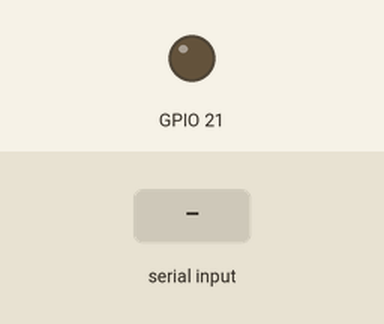
A program run on a simulated Raspberry Pi (BCM pin numbers). On the bench: output pins drawn as LEDs (lit = HIGH). Dashed ring = blinking. Inputs (shaded band) come from the test bench. What the program prints to the terminal is not drawn.

Above: at 1.2 s.
1.3 s: "blink" typed at the terminal, then Enter
At 1.45 s:
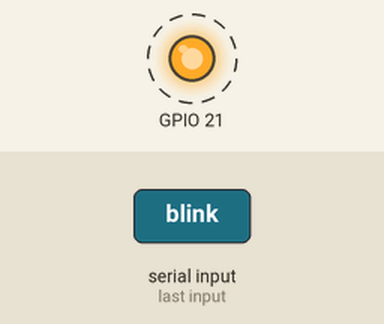
4.3 s: "fade" typed at the terminal, then Enter
7.3 s: "on" typed at the terminal, then Enter
At 8.2 s:
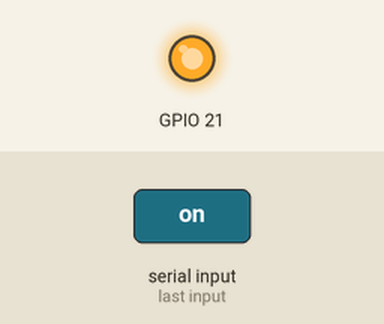
Timing chart, 0 to 10.3 s (numbered marks = the images above; inputs shaded):
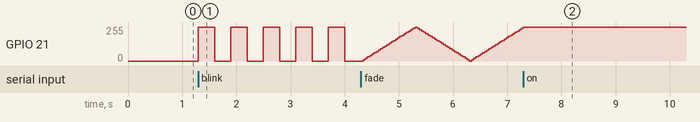

The program:

led_test.py
```python
#!/usr/bin/env python3
"""LED 배선 확인용 대화형 테스트

blink.py 로 안 될 때, 배선 문제인지 코드 문제인지 가르기 위한 도구.
켜기/끄기를 수동으로 시켜보고 눈으로 확인한다.

실행:
    python3 led_test.py              # BCM 21
    python3 led_test.py --pin 24
"""

import argparse

from gpiozero import LED, PWMLED


def main() -> None:
    parser = argparse.ArgumentParser(description="LED 배선 확인")
    parser.add_argument("--pin", type=int, default=21, help="BCM 핀 번호")
    args = parser.parse_args()

    print(f"BCM {args.pin}번 LED 테스트")
    print("명령: on / off / blink / fade / q(종료)\n")

    led = LED(args.pin)
    pwm = None      # fade 를 쓸 때만 만든다 (LED 와 동시에 못 잡는다)

    while True:
        try:
            cmd = input("> ").strip().lower()
        except (EOFError, KeyboardInterrupt):
            print()
            break

        if cmd in ("q", "quit", "exit"):
            break

        if cmd == "on":
            if pwm:
                pwm.close(); pwm = None; led = LED(args.pin)
            led.on()
            print("  켜짐 — 불이 들어왔나요?")

        elif cmd == "off":
            if pwm:
                pwm.close(); pwm = None; led = LED(args.pin)
            led.off()
            print("  꺼짐")

        elif cmd == "blink":
            if pwm:
                pwm.close(); pwm = None; led = LED(args.pin)
            led.blink(on_time=0.3, off_time=0.3)
            print("  점멸 중 — 다른 명령을 입력하면 멈춥니다")

        elif cmd == "fade":
            led.close()
            pwm = PWMLED(args.pin)
            pwm.pulse(fade_in_time=1, fade_out_time=1)
            print("  밝기 변화 중 — 서서히 밝아졌다 어두워지면 PWM 정상")

        elif cmd == "":
            continue

        else:
            print("  알 수 없는 명령. on / off / blink / fade / q")

    if pwm:
        pwm.close()
    else:
        led.off()
    print("종료했습니다")


if __name__ == "__main__":
    main()
```

Measured:
- after the input at 1.3 s, GPIO 21: alternates 255/255 for 0.30 s and 0/255 for 0.30 s, starting at once
- after the input at 7.3 s, GPIO 21: goes on until 7.3 s, then stays 255/255
